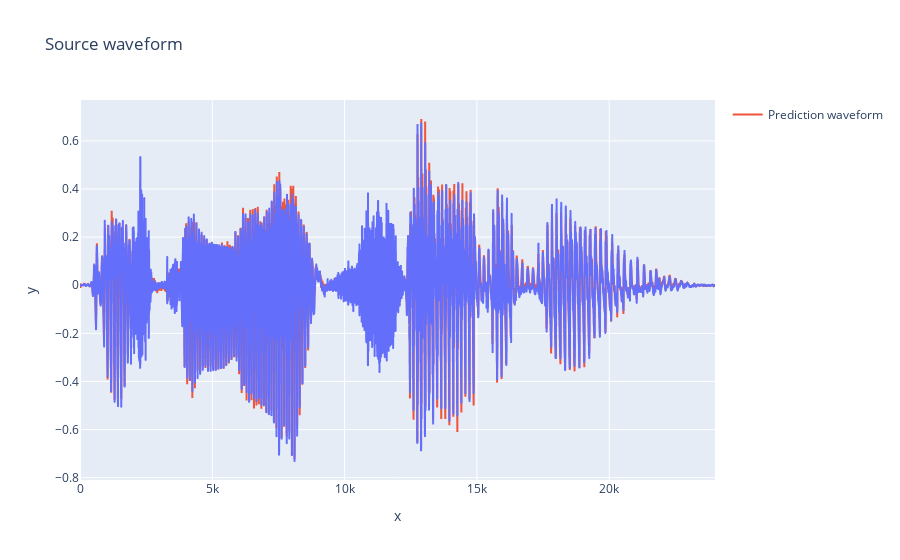

Source (notebook cell):
### Code cell
fig = px.line(y=source_waveform[0], title="Source waveform")
fig.add_trace(go.Scatter(y=prediction_waveform[0], mode='lines', name='Prediction waveform'))
fig.show()

### Figure 1 — Plotly figure (JSON) as saved in the notebook; plotly's stock layout.template omitted (floating-point values rounded to 4 significant figures; data arrays with more than 128 entries replaced by an {"elided": "..."} marker saying what was removed)
{"data": [{"hovertemplate": "x=%{x}<br>y=%{y}<extra></extra>", "legendgroup": "", "line": {"color": "#636efa", "dash": "solid"}, "marker": {"symbol": "circle"}, "mode": "lines", "name": "", "showlegend": false, "type": "scattergl", "x": {"elided": "24000 int values"}, "xaxis": "x", "y": {"elided": "24000 float values"}, "yaxis": "y"}, {"mode": "lines", "name": "Prediction waveform", "type": "scatter", "y": {"elided": "23990 float values"}}], "layout": {"legend": {"tracegroupgap": 0}, "title": {"text": "Source waveform"}, "xaxis": {"anchor": "y", "domain": [0, 1], "title": {"text": "x"}}, "yaxis": {"anchor": "x", "domain": [0, 1], "title": {"text": "y"}}}}
